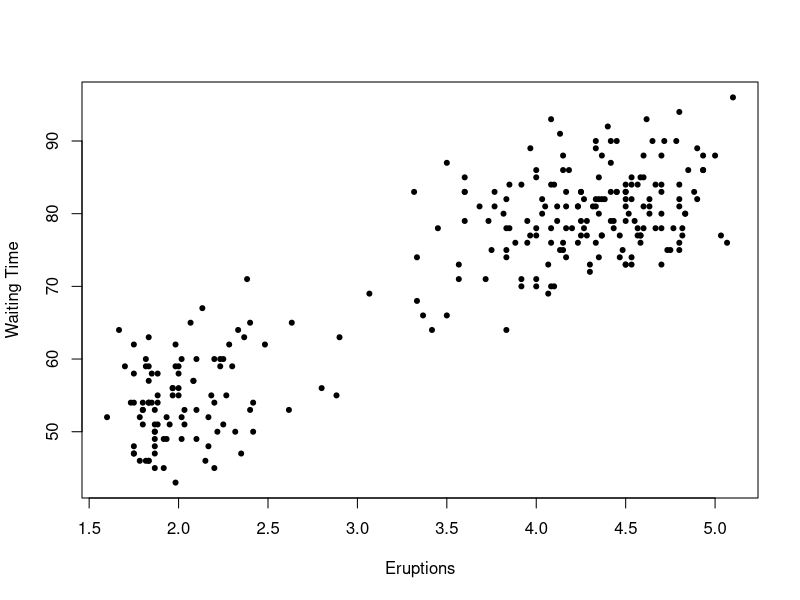
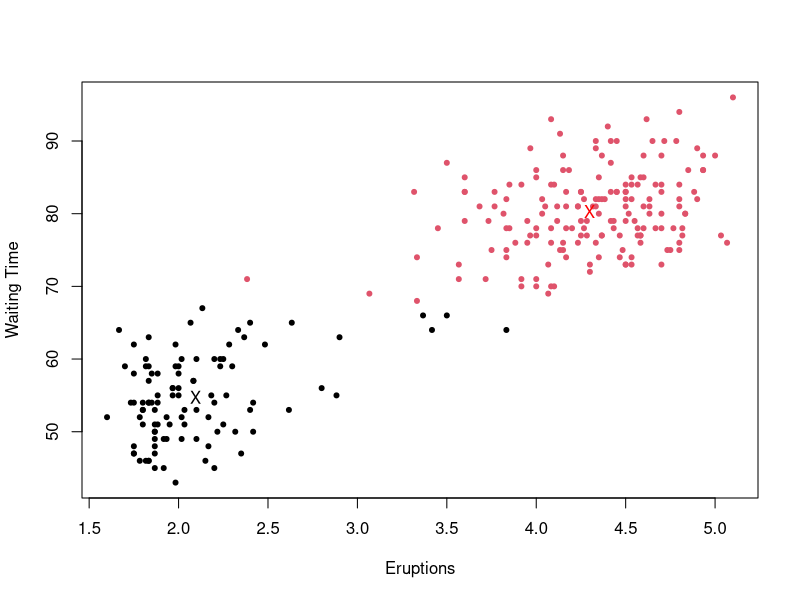

R code for these plots, in order: (Note: this script raises an error after producing the figures.)
## Example II - Faithful Data

data(faithful) # loads faithful data
plot(faithful,xlab="Eruptions",ylab="Waiting Time",pch=20) # plots faithful data
?kmeans
kmeans.out1 <- kmeans(x=faithful,centers=2) # performs kmeans clustering for g=2 groups on faithful data
obs.group <- kmeans.out1$cluster # gives the vector of group memberships resulting from kmeans clustering
grp.means <- kmeans.out1$center # gives the estimates of the cluster centers for each group resulting from kmeans clustering
plot(faithful,xlab="Eruptions",ylab="Waiting Time",pch=20,col=obs.group)
points(grp.means[1,1],grp.means[1,2],col="black",pch="X")
points(grp.means[2,1],grp.means[2,2],col="red",pch="X")

###Starting points
cent=matrix(c(2,40,2.1,42),2,2)
kmeans.out2 <- kmeans(x=faithful,centers=cent)

cent=matrix((runif(4)*80+1.5),2,2)
kmeans.out3 <- kmeans(x=faithful,centers=cent)

cent=matrix(c(2,51,2,70),2,2)
kmeans.out3 <- kmeans(x=faithful,centers=cent)


### First measure of cluster strength.

ratio.strength <- function(X,G,output){ # A function to compute Calinski and  Harabasz  ratio 
  n <- nrow(X) # computes the number of observations
  sst <- cov.wt(X)$cov*(n-1) # computes the SST matrix
  # print(sst)
  ssw <- 0 # sets the initial SSW to be 0
  for(g in 1:G){ # for each group g
    mu.g <- output$center[g,] # isolate the mean vector of interest
    partition <- which(g == output$cluster) # gives the relevant observations determined from allocate
    ng <- length(partition) # counts the number of observations in each group
    ssw <- ssw + cov.wt(X[partition,],center=mu.g)$cov*(ng-1) # computes the ssw for group g and sums over all g
  }
  ssb <- sst - ssw  # computes SSB matrix
  val <- (sum(diag(ssb))*(n-G))/(sum(diag(ssw))*(G-1)) # Computes the ratio given on Slide 11
  return(val)
}


### Faithful Data

data(faithful)
kmeans.out <- list() # set kmeans.out to be a list
ratio <- NULL
for(g in 2:4){
  kmeans.out[[g]] <- kmeans(x=faithful,centers=g) # stores the output from kmeans in a list designated by the number of groups
  ratio[g] <- ratio.strength(X=faithful,G=g,output=kmeans.out[[g]])
}

ratio
which(ratio==max(ratio,na.rm=TRUE))

# Do twenty more runs for the k-means results.

chose.G <- matrix(NA,20,5)
data(faithful)
kmeans.out <- list() # set kmeans.out to be a list
ratio <- NULL
for(i in 1:20){
  for(g in 2:4){
    kmeans.out[[g]] <- kmeans(x=faithful,centers=g) # stores the output from kmeans in a list designated by the number of groups
    ratio[g] <- ratio.strength(X=faithful,G=g,output=kmeans.out[[g]])
  }
  chose.G[i,2:5] <- ratio
  chose.G[i,1] <- which(ratio==max(ratio,na.rm=TRUE))
}


#######multiple starting values
chose.G2 <- matrix(NA,20,5)
data(faithful)
kmeans.out <- list() # set kmeans.out to be a list
ratio <- NULL
for(i in 1:20){
for(g in 2:4){
  kmeans.out[[g]] <- kmeans(x=faithful,centers=g,nstart=10) # stores the output from kmeans in a list designated by the number of groups
  ratio[g] <- ratio.strength(X=faithful,G=g,output=kmeans.out[[g]])
}
  chose.G2[i,2:5] <- ratio
  chose.G2[i,1] <- which(ratio==max(ratio,na.rm=TRUE))
}

#############################################
#############################################
################Silhouette###################
#############################################
#############################################

data(faithful)
kmeans.out <- kmeans(x=faithful,centers=2,nstart=10) # stores the output from kmeans in a list designated by the number of groups

# Demonstration of silhouette function for G=2 group kmeans solution.
library(cluster)
s.vals <- silhouette(x=kmeans.out$cluster,dist=dist(faithful)) # computes the silhouette values
plot(s.vals,main="Silhouette Plot of Two Groups Solution",col="blue") # gives a plot of the silhouette values
# Which observations are ``reasonably-classified?"

# Considering all observations at once.
which(s.vals[,3] > 0.5)

# Considering only the observations in group 1
grp.1 <- which(s.vals[,1]==1)
which(s.vals[grp.1,3] > 0.5)

# Considering only the observations in group 2
grp.2 <- which(s.vals[,1]==2)
which(s.vals[grp.2,3] > 0.5)



# Compare average Silhouette Width to make a decision about G

data(faithful)
kmeans.out <- list() # set kmeans.out to be a list
s.width <- NULL
dist.mat <- dist(faithful)
for(g in 2:4){
  kmeans.out[[g]] <- kmeans(x=faithful,centers=g,nstart=10) # stores the output from kmeans in a list designated by the number of groups
  clust.soln <- kmeans.out[[g]]$cluster
  s.vals <- silhouette(x=clust.soln,dist=dist.mat)
  s.width[g] <- mean(s.vals[,3])
}

s.width




